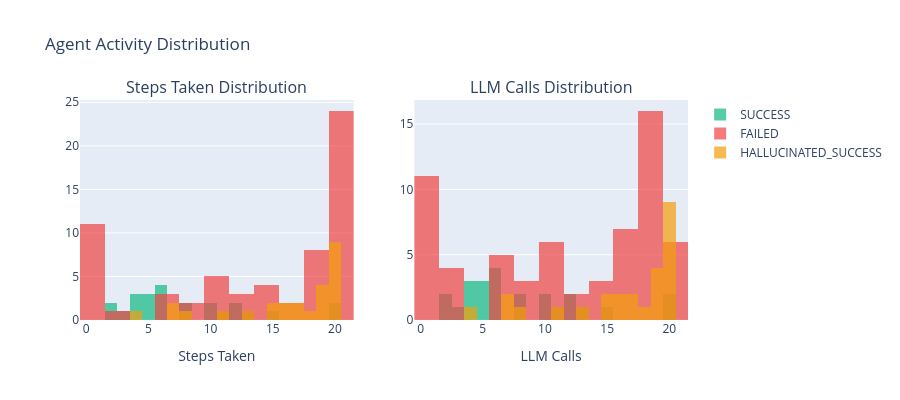

The notebook cell saved with this chart:
### Code cell
# ── Steps & LLM calls distribution ──
fig = make_subplots(rows=1, cols=2,
                    subplot_titles=['Steps Taken Distribution', 'LLM Calls Distribution'])

for status, color in [('SUCCESS', '#10B981'), ('FAILED', '#EF4444'), ('HALLUCINATED_SUCCESS', '#F59E0B')]:
    subset = df[df['corrected_status'] == status]
    fig.add_trace(go.Histogram(
        x=subset['steps_taken'], name=status,
        marker_color=color, opacity=0.7, nbinsx=20
    ), row=1, col=1)
    fig.add_trace(go.Histogram(
        x=subset['llm_calls'], name=status,
        marker_color=color, opacity=0.7, nbinsx=20,
        showlegend=False
    ), row=1, col=2)

fig.update_layout(title_text='Agent Activity Distribution', height=400, barmode='overlay')
fig.update_xaxes(title_text='Steps Taken', row=1, col=1)
fig.update_xaxes(title_text='LLM Calls', row=1, col=2)
fig.show()

### Figure 1 — Plotly figure (JSON) as saved in the notebook; plotly's stock layout.template omitted (floating-point values rounded to 4 significant figures)
{"data": [{"marker": {"color": "#10B981"}, "name": "SUCCESS", "nbinsx": 20, "opacity": 0.7, "type": "histogram", "x": [3, 12, 4, 10, 15, 8, 4, 12, 6, 2, 6, 5, 20, 5, 5, 13, 11, 4, 10, 6, 2, 6, 20, 8], "xaxis": "x", "yaxis": "y"}, {"marker": {"color": "#10B981"}, "name": "SUCCESS", "nbinsx": 20, "opacity": 0.7, "showlegend": false, "type": "histogram", "x": [3, 12, 4, 10, 15, 8, 4, 12, 6, 2, 6, 5, 20, 5, 5, 13, 11, 4, 10, 6, 2, 6, 20, 8], "xaxis": "x2", "yaxis": "y2"}, {"marker": {"color": "#EF4444"}, "name": "FAILED", "nbinsx": 20, "opacity": 0.7, "type": "histogram", "x": [0, 0, 19, 12, 20, 17, 19, 21, 0, 18, 0, 20, 13, 20, 20, 0, 20, 7, 20, 11, 0, 0, 21, 18, 10, 18, 20, 18, 0, 20, 7, 20, 21, 0, 20, 3, 20, 11, 0, 0, 20, 14, 20, 20, 20, 20, 20, 19, 20, 8, 9, 15, 7, 20, 15, 11, 10, 15, 20, 20, 12, 16, 18], "xaxis": "x", "yaxis": "y"}, {"marker": {"color": "#EF4444"}, "name": "FAILED", "nbinsx": 20, "opacity": 0.7, "showlegend": false, "type": "histogram", "x": [0, 0, 18, 7, 18, 17, 19, 19, 0, 18, 0, 16, 8, 18, 16, 0, 17, 2, 18, 6, 0, 0, 10, 18, 10, 18, 20, 12, 0, 19, 2, 19, 13, 0, 19, 3, 20, 6, 0, 0, 17, 8, 19, 18, 19, 14, 16, 19, 20, 3, 9, 15, 7, 20, 10, 11, 10, 15, 20, 20, 7, 11, 17], "xaxis": "x2", "yaxis": "y2"}, {"marker": {"color": "#F59E0B"}, "name": "HALLUCINATED_SUCCESS", "nbinsx": 20, "opacity": 0.7, "type": "histogram", "x": [20, 15, 20, 19, 18, 20, 20, 11, 7, 17, 19, 20, 16, 20, 8, 17, 19, 13, 20, 20, 15, 19, 16, 4, 7, 20], "xaxis": "x", "yaxis": "y"}, {"marker": {"color": "#F59E0B"}, "name": "HALLUCINATED_SUCCESS", "nbinsx": 20, "opacity": 0.7, "showlegend": false, "type": "histogram", "x": [20, 15, 20, 19, 18, 20, 20, 11, 7, 17, 19, 20, 16, 20, 8, 17, 19, 13, 20, 20, 15, 19, 16, 4, 7, 20], "xaxis": "x2", "yaxis": "y2"}], "layout": {"annotations": [{"font": {"size": 16}, "showarrow": false, "text": "Steps Taken Distribution", "x": 0.225, "xanchor": "center", "xref": "paper", "y": 1, "yanchor": "bottom", "yref": "paper"}, {"font": {"size": 16}, "showarrow": false, "text": "LLM Calls Distribution", "x": 0.775, "xanchor": "center", "xref": "paper", "y": 1, "yanchor": "bottom", "yref": "paper"}], "barmode": "overlay", "height": 400, "title": {"text": "Agent Activity Distribution"}, "xaxis": {"anchor": "y", "domain": [0, 0.45], "title": {"text": "Steps Taken"}}, "xaxis2": {"anchor": "y2", "domain": [0.55, 1], "title": {"text": "LLM Calls"}}, "yaxis": {"anchor": "x", "domain": [0, 1]}, "yaxis2": {"anchor": "x2", "domain": [0, 1]}}}
